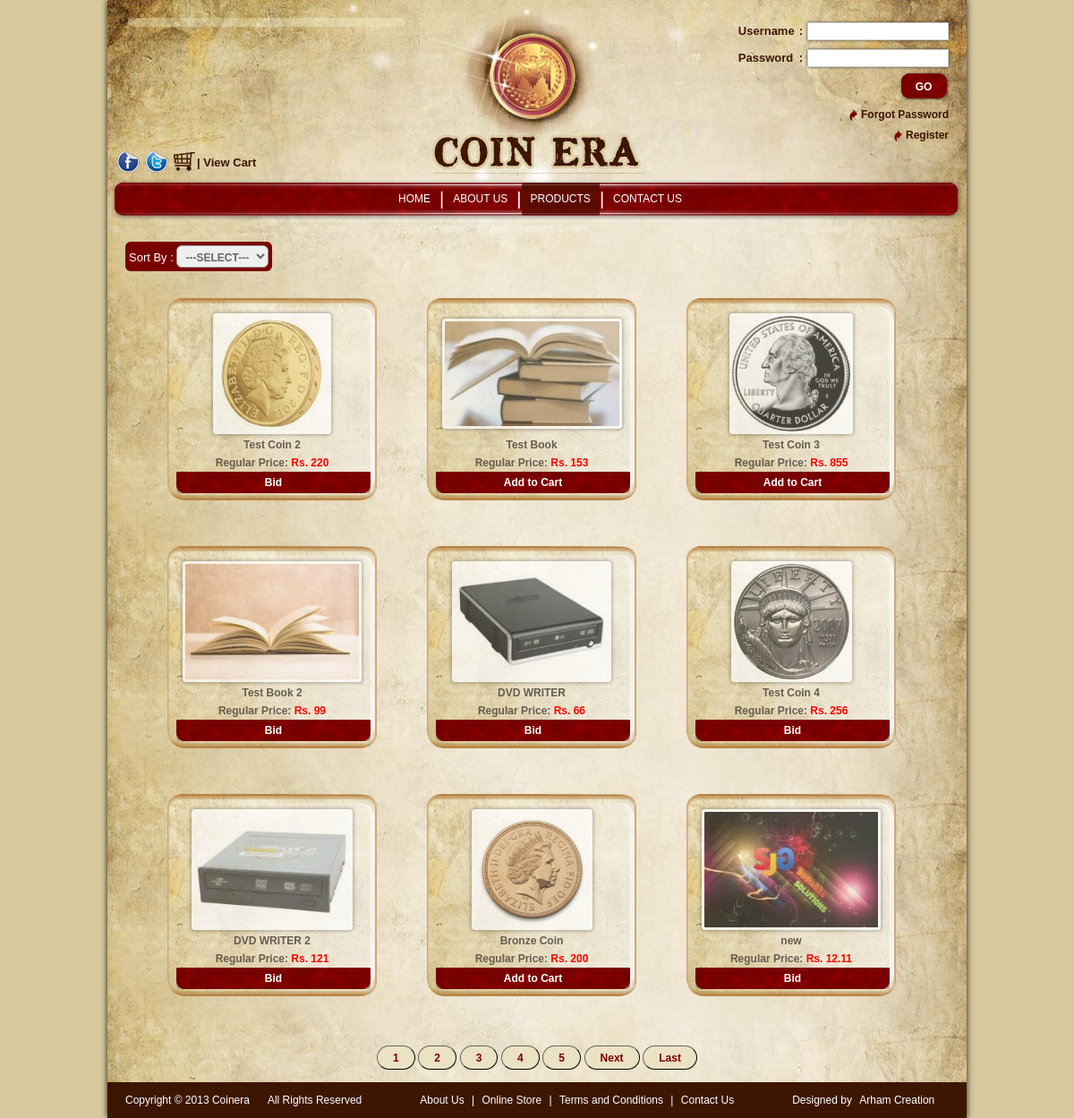
The page /product_gallery.php on the database its author committed.
### tables this page shows
CREATE TABLE IF NOT EXISTS `product_info` (
  `id` int(100) NOT NULL AUTO_INCREMENT,
  `user_id` int(100) NOT NULL,
  `cat_id` int(100) NOT NULL,
  `cat_p_id` int(100) NOT NULL,
  `title` varchar(300) NOT NULL,
  `sub_title` varchar(300) NOT NULL,
  `bid_price` double NOT NULL,
  `direct_price` double NOT NULL,
  `description` text NOT NULL,
  `images` varchar(200) NOT NULL,
  `image2` varchar(200) NOT NULL,
  `image3` varchar(200) NOT NULL,
  `entry_date` date NOT NULL,
  `start_date` date NOT NULL,
  `end_date` date NOT NULL,
  `quantity` int(100) NOT NULL,
  `packaging_no` varchar(200) NOT NULL,
  `bid_status` enum('Y','N') NOT NULL DEFAULT 'Y',
  `status` enum('Y','N') NOT NULL DEFAULT 'Y',
  PRIMARY KEY (`id`)
);

### product_gallery.php (the view, shortened to what this page needs)
<?php include("header.php"); ?>
<div class="pdtt_glry_select">
	Sort By : <select name="product_type" class="product_type">
		<option value="">---SELECT---</option>
	</select>
</div>
<br clear="all">
<div class="outerdiv_frame">
<?php
$post_per_page = 9;
$post_nos_shown=5;
$page_multiplier = (isset($_POST['names'])?$_POST['names']:1)-1;
$post_begin_marker = $post_per_page*$page_multiplier;
if(isset($_SESSION['user_id']) && $_SESSION['user_id']!=''){
$sql_querys=mysql_query("select * from product_info WHERE bid_status='Y' AND status='Y' and user_id!=".$_SESSION['user_id']);
$post_nos=mysql_num_rows($sql_querys);
 $sql=mysql_query("SELECT * FROM product_info WHERE bid_status='Y' AND status='Y' and user_id!=".$_SESSION['user_id']." limit $post_begin_marker,$post_per_page");
}else{
	$sql_querys=mysql_query("select * from product_info WHERE bid_status='Y' AND status='Y'");
	$post_nos=mysql_num_rows($sql_querys);
	$sql=mysql_query("SELECT * FROM product_info WHERE bid_status='Y' AND status='Y' limit $post_begin_marker,$post_per_page");
}
 $row=mysql_num_rows($sql);
  if($row > 0){
	while($product=mysql_fetch_array($sql)){
		$prd_id=$product['id'];
		if($product['bid_price']!=0 && $product['direct_price']==0 ){
			$price=$product['bid_price'];
			$text="Bid";
			$flag=1;
			$url='product_details.php?product_id='.$product['id'].'&flag='.$flag;
			}else if($product['direct_price']!=0 && $product['bid_price']==0){
				$price=$product['direct_price'];
				$text="Add to Cart";
				$flag=2;
				if(!isset($_SESSION['user_name'])){
						$url='single_login.php';
					}else{
						$url='cart.php?id='.$product['id'].'&action=add';
					}
			}else{
			?>
            <div class="outerdiv">
                <span style='color:red;'>There Might Be Some Problem.</span>
            </div>
			<?php
			}
			?>
		<div class="outerdiv" style="margin-top:10px;">
            <div class="phtGalLftdiv"><div>
                <a href="product_details.php?product_id=<?=$product['id']?>&flag=<?=$flag?>">
                  <img src="ProductImage/thumbs/<?=$product['images']?>">
                </a>
            </div></div>
            <div class="phtGalLftdivT">
                <p style="text-align:center; font-size:12px !important;">
               <?php
			   	if(strlen($product['title'])>15){
				$result=substr($product['title'],0,15);
					echo $result.'....';
				} else{ echo $product['title']; }
				?><br/>
                Regular Price: <font color="#ff0300">Rs. <?=$price?></font>
                </p>
                 <a href="<?=$url?>"><?=$text?> </a>
            </div>
        </div>
   <?php
		}
	}else{
		echo "<span class='opps_sorry'>Opps! Sorry No Product Found.</span>";
		}
	?>
    <?php
    	$total_page=ceil($post_nos/$post_per_page);
		    $page_shown_head = floor($post_nos_shown/2);
			$page_shown_tail = ($post_nos_shown-$page_shown_head);
			 if((($page_multiplier+1)-$page_shown_head) <= 1){
				$pg_start = 1;
			  } elseif((($page_multiplier+1)+$page_shown_tail) > $total_page) {
				$pg_start = ($total_page-$post_nos_shown+1);
			  }else {
				$pg_start = (($page_multiplier+1)-$page_shown_head);
			  }
    	?>
        <?php if($post_nos > $post_per_page) { ?>
        <center> <div class="pagination">
        <?php for($i=1,$page_no=$pg_start;$i<=$post_nos_shown;$i++,$page_no++) { ?>
        <?php if($page_no == $page_multiplier+1) { ?>
        <span class="pgbtn"><span class="selected"><?=$page_no?></span></span>
        <?php } else { ?>
        <span class="pgbtn"><a class="page" name="<?=$prd_id?>" value="<?=$page_no?>"><?=$page_no?></a></span>
        <?php } ?>
        <?php } ?>
        <?php if($page_multiplier != ceil($post_nos/$post_per_page)-1) { ?>
        <span class="pgbtn"><a class="page" name="<?=$prd_id?>" value="<?=$page_multiplier+2?>">Next</a></span>
        <span class="pgbtn"><a class="page" name="<?=$prd_id?>" value="<?=ceil($post_nos/$post_per_page)?>">Last</a></span>
        <?php } ?>
        </div></center>
        <?php } ?>
</div>
<?php include("footer.php"); ?>

### css/style.css (style rules this page uses)
body { padding:0px; margin: 0px; background:#D7C89D; font-family: Arial, Helvetica, sans-serif; font-size: 13px; color: #3D1602; }
img { border:none; }
ul, li, p, a, a:hover , h1, h2, h3, h4, h5, h6 { padding:0px; margin:0px; }
a { text-decoration:none; color:#3D1602; }
.outerdiv_frame { float: left; margin-left: 30px; width: 900px; }
.outerdiv { display: block; float: left; font-size: 12px; height: 213px; margin: 8px 15px 40px 37px; padding: 7px; text-align: center; width: 224px; background: url("../images/product_bg.png") no-repeat; }
.phtGalLftdiv { float: left; font-size: 1em; height: 143px; margin: 2px 0; text-align: center; vertical-align: inherit; width: 220px; }
.phtGalLftdiv div { display: table-cell; height: 150px; vertical-align: middle; width: 220px; }
.phtGalLftdivT { float: left; font-size: 1em; text-align: left; width: 220px; }
.phtGalLftdivT p { padding: 0 3px; font-size:13px; font-family:Arial, Helvetica, sans-serif; color:#665c50; font-weight: bold; line-height: 20px; }
.phtGalLftdiv img { border-radius: 4px 4px 4px 4px; box-shadow: 0 0 3px 2px rgba(30, 30, 30, 0.3); margin-top: 0; max-height: 129px; max-width: 195px; vertical-align: middle; border:3px solid #FFFFFF; }
.phtGalLftdivT a { color:#ff0300; }
.phtGalLftdivT > a { width:217px; height:24px; line-height: 24px; float:right; text-align: center; font-family:Arial, Helvetica, sans-serif; font-size:12px; color:#fff; font-weight: bold; background:url(../images/phtGalLftdivT_a_bg.png) no-repeat; }
div.pdtt_glry_select { background-color: #790000; border-radius:6px; color: #fff ; float: left; margin:20px 0px 20px 10px; padding: 4px ; box-shadow:none; }
div.pdtt_glry_select select { max-width: 220px; height:25px ; padding: 5px ; color: #666666; font-family: Arial,Helvetica,sans-serif; font-size: 12px; font-weight: bold; border: 1px solid #999999; border-radius:6px; }
#container > div.pdtt_glry_select { margin-left:20px; margin-top:10px; }
div.pdtt_glry_select option { padding:5px ; }
.pagination { display: inline-block; text-align: center; padding:10px; margin:10px; width:700px }
.pgbtn a,.pgbtn .selected { cursor: pointer; font-size: 12px; font-weight: bold; outline: medium none; text-decoration: none; padding:1px; color: #770000; }
.pgbtn a:hover,.selected { color:#876947; font-size: 13px; }
.pgbtn { background: none repeat scroll 0 0 #EBE1C3; border: 1px outset #111111; border-radius: 15px; color: #6C6C6C; padding: 5px 16px; }
.pgbtn .selected { cursor: no-drop!important; }

### rows shown on the page
product_info: images (picture), title "Test Coin 2", bid_price "220", text "Bid"
product_info: images (picture), title "Test Book", direct_price "153", text "Add to Cart"
product_info: images (picture), title "Test Coin 3", direct_price "855", text "Add to Cart"
product_info: images (picture), title "Test Book 2", bid_price "99", text "Bid"
product_info: images (picture), title "DVD WRITER", bid_price "66", text "Bid"
product_info: images (picture), title "Test Coin 4", bid_price "256", text "Bid"
product_info: images (picture), title "DVD WRITER 2", bid_price "121", text "Bid"
product_info: images (picture), title "Bronze Coin", direct_price "200", text "Add to Cart"
product_info: images (picture), title "new", bid_price "12.11", text "Bid"
